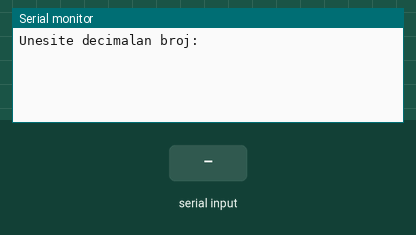
A program run on a simulated ATmega328P, built with avr-gcc and emulated at 16 MHz. On the bench: the last lines printed to the serial monitor. Inputs (shaded band) come from the test bench.

Above: at 1.2 s.
1.3 s: "-" received over Serial
At 2.6 s:
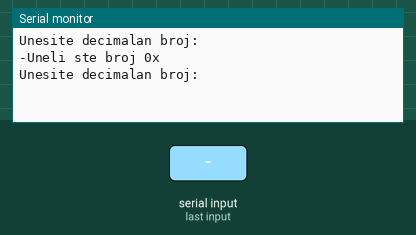
2.9 s: "90,45\n" received over Serial
At 4.2 s:
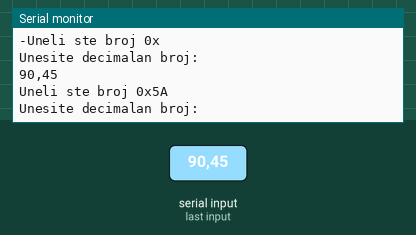
4.5 s: "30,150\n" received over Serial
At 5.5 s:
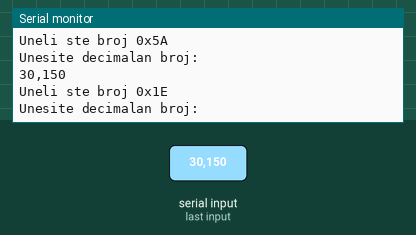
6.1 s: "5\n" received over Serial
At 7.4 s:
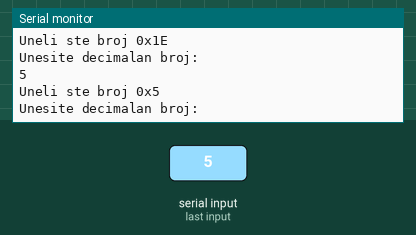
7.7 s: "200\n" received over Serial
At 9.0 s:
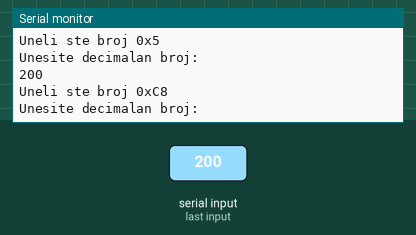

Measured:
- after the input at 1.3 s, the serial monitor: prints a new line after 0.10 s (image 1)
- after the input at 2.9 s, the serial monitor: prints a new line after 0.10 s (image 2)
- after the input at 4.5 s, the serial monitor: prints a new line after 0.10 s (image 3)
- after the input at 6.1 s, the serial monitor: prints a new line after 0.10 s (image 4)
- after the input at 7.7 s, the serial monitor: prints a new line after 0.10 s (image 5)

The program:

main.c
```c
/*
 * @file main.c
 * @brief Konvertor decimalnog u heksa
 * @author: elena
 */

#include "../usart/usart.h"
#include <stdlib.h>
#include <util/delay.h>
#include <avr/io.h>
#include<avr/pgmspace.h>
#include<stdio.h>
#define max_hex 16

void konvertuj(int16_t broj)
{
	char hex[max_hex];
	int16_t pomocna = 0;
	int8_t i = 0;

	while(broj != 0)
	{
		pomocna = broj % 16; //ostatak pri deljenju sa 16

		if(pomocna < 10)
			hex[i] = pomocna + '0'; //da predje u char
		else
			hex[i]= pomocna + 55; //da dobijemo A u ascii

		i += 1;
		broj = broj / 16;
	}

	usartPutString_P(PSTR("Uneli ste broj 0x"));
	for(int j = i - 1; j >= 0; j--) //stampamo od nazad
	{
		usartPutChar(hex[j]);
	}
	usartPutString_P(PSTR("\r\n"));
}

int main()
{
	usartInit(9600);
	char unos[20];
	int16_t broj_d = 0;
	//char broj_h[max_hex];
	char pom[60];

	while(1)
	{
		usartPutString_P(PSTR("Unesite decimalan broj: \r\n"));
		while(!usartAvailable());
		_delay_ms(100);

		usartGetString(unos);
		sscanf(unos, "%d", &broj_d);
		sprintf(pom, "Unesen je broj %d\r\n", broj_d);
		usartPutString(unos);

		konvertuj(broj_d);

	}

	return 0;
}
```

usart.c
```c
#include <avr/io.h>
#include <avr/interrupt.h>
#include <avr/pgmspace.h>
#include "usart.h"


int8_t Rx_Buffer[UART_BUFFER_SIZE];		// Prijemni FIFO bafer
volatile uint8_t Rx_Buffer_Size = 0;	// Broj karaktera u prijemnom baferu
volatile uint8_t Rx_Buffer_First = 0;
volatile uint8_t Rx_Buffer_Last = 0;

ISR(USART_RX_vect)
{
	Rx_Buffer[Rx_Buffer_Last++] = UDR0;		// Ucitavanje primljenog karaktera
	Rx_Buffer_Last &= UART_BUFFER_SIZE - 1;	// Povratak na pocetak u slucaju prekoracenja
	if (Rx_Buffer_Size < UART_BUFFER_SIZE)
		Rx_Buffer_Size++;					// Inkrement brojaca primljenih karaktera
}

void usartInit(uint32_t baud)
{
	/*
	 * Inicijalizacija indikatora
	 * U2Xn = 0: Onemogucena dvostruka brzina
	 * MPCMn = 0: Onemogucen multiprocesorski rezim
	 */
	UCSR0A = 0x20;

	/*
	 * RXCIEn = 1: Dozvola prekida izavanog okoncanjem prijema
	 * RXENn = 1: Dozvola prijema
	 * TXENn = 1: Dozvola slanja
	 */
	UCSR0B = 0x98;

	/*
	 * UMSELn[1:0] = 00: Asinroni rezim
	 * UPMn[1:0] = 00: Bit pariteta se ne koristi
	 * USBSn = 0: Koristi se jedan stop bit
	 * UCSzn[2:0] = 011: 8-bitni prenos
	 */
	UCSR0C = 0x06;

	uint16_t UBRRn = F_CPU / (16 * baud) - 1;
	UBRR0H = UBRRn >> 8;
	UBRR0L = UBRRn & 0xff;

	sei();	// I = 1 (dozvola prekida)
}

uint8_t usartAvailable()
{
	return Rx_Buffer_Size;		// Ocitavanje broja karaktera u prijemnom baferu
}

void usartPutChar(int8_t c)
{
	while(!(UCSR0A & 0x20));	// Ceka da se setuje UDREn (indikacija da je predajni bafer prazan)
	UDR0 = c;					// Upis karaktera u predajni bafer
}

void usartPutString(int8_t *s)
{
	while(*s != 0)				// Petlja se izvrsava do nailaska na nul-terminator
	{
		usartPutChar(*s);		// Slanje tekuceg karaktera
		s++;					// Azuriranje pokazivaca na tekuci karakter
	}
}

void usartPutString_P(const int8_t *s)
{
	while (1)
	{
		int8_t c = pgm_read_byte(s++);	// Citanje sledeceg karaktera iz programske memorije
		if (c == '\0')					// Izlazak iz petlje u slucaju
			return;						// Nailaska na terminator
		usartPutChar(c);				// Slanje karaktera
	}
}

int8_t usartGetChar()
{
	int8_t c;

	if (!Rx_Buffer_Size)						// Bafer je prazan?
		return -1;
	c = Rx_Buffer[Rx_Buffer_First++];			// Citanje karaktera iz prijemnog bafera
	Rx_Buffer_First &= UART_BUFFER_SIZE - 1;	// Povratak na pocetak u slucaju prekoracenja
	Rx_Buffer_Size--;							// Dekrement brojaca karaktera u prijemnom baferu

	return c;
}

uint8_t usartGetString(int8_t *s)
{
	uint8_t len = 0;

	while(Rx_Buffer_Size) 			// Ima karaktera u faferu?
		s[len++] = usartGetChar();	// Ucitavanje novog karaktera

	s[len] = 0;						// Terminacija stringa
	return len;						// Vraca broj ocitanih karaktera
}

int8_t usartPeek() // Slicna kao usartGetChar()
{
	int8_t c;

	if (!Rx_Buffer_Size)						// Bafer je prazan?
		return -1;
	c = Rx_Buffer[Rx_Buffer_First];

	return c;
}

int16_t usartParseInt()
{
	int8_t c;
	uint16_t res = 0; // Promenljiva koja sluzi za akumulaciju brojeva koji stizu
	int8_t sign = 1; // Znak nadolazecih cifara (da li su brojevi pozitivni ili negativni)

	// Odstranimo sve karaktere koji nisu cifra ili znak minus
	while((usartPeek() < '0' && usartPeek() != '-') || usartPeek() > '9') // Dokle god prvi karakter nije u intervalu [0, 9] i dokle god nije negativan broj
	{
		c = usartGetChar(); //uklanjamo karakter ako on nije broj
	}

	// Izdvajanje cifara i dobijanje celog broja
	while((usartPeek() >= '0' && usartPeek() <= '9') || usartPeek() == '-')
	{
		c = usartGetChar();
		if(c == '-')
		{
			sign = -1;
		}
		else
		{
			res =res * 10 + (c - '0');
		}
	}

	return res * sign;
}
```

usart.h
```c
/**
 * @file	usart.h
 * @brief	Funkcije za upravljanje serijskim portom
 */

#ifndef USART_H_
#define USART_H_

#include <stdint.h>

/// Velicina prijemnog bafera (mora biti 2^n)
#define UART_BUFFER_SIZE 64

/**
 * Funkcija inicijalizuje USART modul.
 * @param baud brzina serijske komunikacije, izrazena u bitima u sekundi
 */
void usartInit(uint32_t baud);

/**
 * Funkcija vraca broj neocitanih karaktera u prijemnom baferu.
 * @return broj neocitanih karaktera u prijemnom baferu
 */
uint8_t usartAvailable();

/**
 * Funkcija salje zadati karakter preko serijskog porta.
 * @param c karakter za slanje
 */
void usartPutChar(int8_t c);

/**
 * Funkcija salje string (niz karaktera) smesten u RAM memoriju preko serijskog porta.
 * @param s pokazivac na string u RAM memoriji
 */
void usartPutString(int8_t *s);

/**
 * Funkcija salje string (niz karaktera) smesten u programsku FLASH memoriju preko serijskog porta.
 * @param s pokazivac na string u programskoj FLASH memoriji
 */
void usartPutString_P(const int8_t *s);

/**
 * Funkcija vraca sledeci neprocitani karakter iz prijemnog bafera. Ukoliko je prijemni bafer prazan, vraca -1.
 * @return sledeci neprocitani karakter iz prijemnog bafera
 */
int8_t usartGetChar();

/**
 * Funkcija ocitava sve karaktere iz prijemnog bafera i od njih formira string.
 * @param s pokazivac na bafer u koji se smesta string
 * @return broj ocitanih karaktera
 */
uint8_t usartGetString(int8_t *s);

/**
 * Funkcija koja u nadolazecem nizu karaktera vidi koji je prvi karakter tog niza, bez da sakati ostatak stringa.
 * @return prvi karakter stringa
 */
int8_t usartPeek();

/**
 * Funkcija koja u nizu karaktera vraca ceo broj.
 * @return validan ceo broj u nadolazecem nizu karaktera
 */
int16_t usartParseInt();


#endif /* USART_H_ */
```
